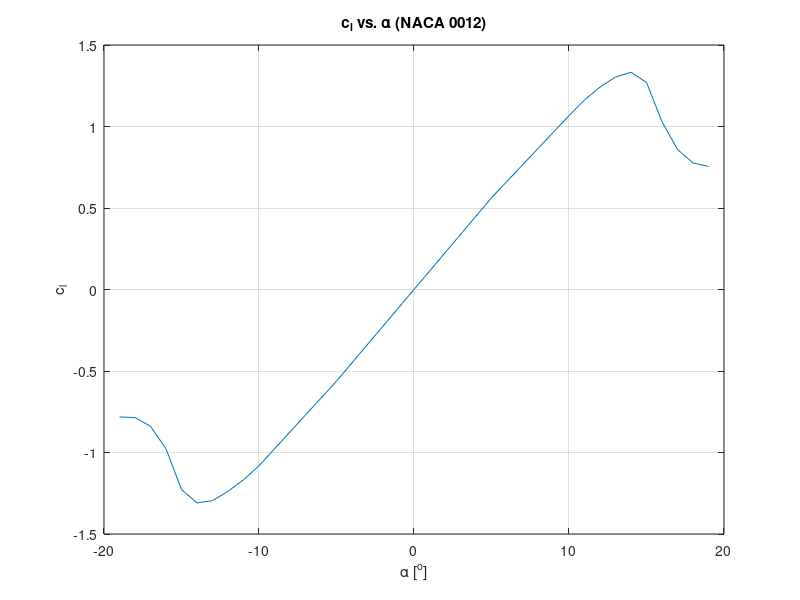
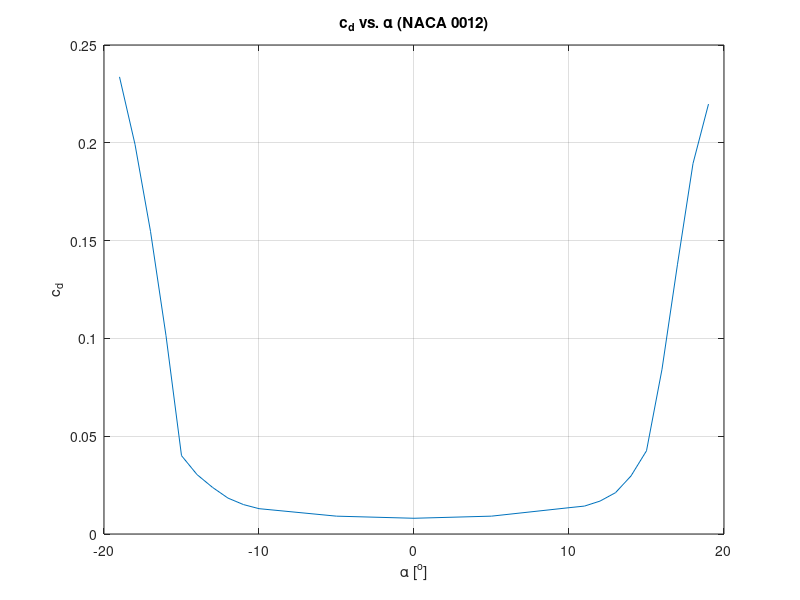
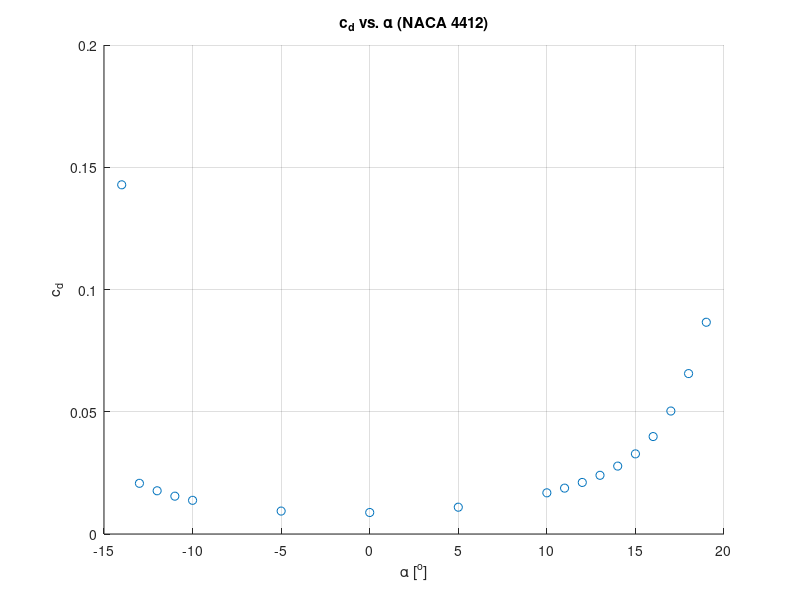
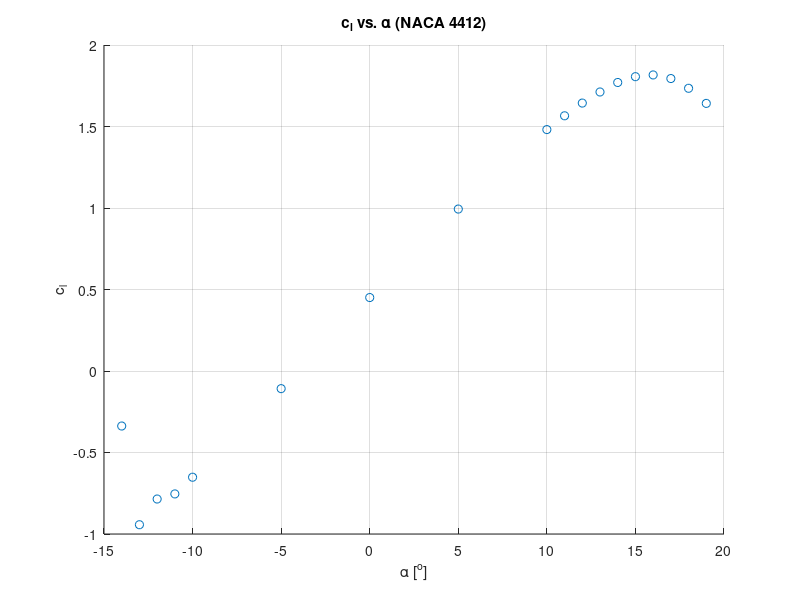

Source code (MATLAB) for these figures, in order:
close all
clear all
clc

%% 0012
alpha_0012 = [-19,-18,-17,-16,-15,-14,-13,-12,-11,-10,-5,0,5,10,11,12,13,14,15,16,17,18,19];
cd_0012 = [0.2337105340387045,0.1992141751368496,0.1547370787508896,0.1014119182341816,0.04007658407181494,...
    0.03038698615782057,0.02383889216719979,0.0183522195487355,0.01503545550721251,...
    0.01295209618140718,0.009123845112331101,0.008045517861030008,0.009130122649368876,...
    0.01344839314919336,0.01427565991329024,0.01682353049630615,0.02112554447742803,...
    0.02967744764380508,0.04255011459812982,0.08422166165516652,0.1379335913976333,...
    0.1893994078926131,0.2198012150782935];

cl_0012 = [-0.781540551272112,-0.785735036232128,-0.8393255207040846,-0.9773952183982904,-1.226892596977155,...
    -1.309256911615563,-1.29524407311504,-1.238362342947007,-1.167257607072284,...
    -1.081448727086717,-0.5620608195351237,1.376686499713053e-05,0.5627278660536101,...
    1.066439290421064,1.163220247461734,1.2419530348268,1.303570667861422,...
    1.332339819056809,1.270349480945173,1.029918553325691,0.8589191752226665,...
    0.7765488963439123,0.7553405056361602];

[m,i] = max(cl_0012);
alpha_max = alpha_0012(i)

figure
plot(alpha_0012,cl_0012);
title('c_l vs. \alpha (NACA 0012)');
xlabel('\alpha [^o]');
ylabel('c_l');
grid on

figure;
plot(alpha_0012,cd_0012);
title('c_d vs. \alpha (NACA 0012)');
xlabel('\alpha [^o]');
ylabel('c_d');
grid on

%% 4412
alpha_4412 = [-14,-13,-12,-11,-10,-5,0,5,10,11,12,13,14,15,16,17,18,19];
cd_4412 = [1.4282e-01,0.02073076643159273,0.01767855307460986,0.01547303522582487,0.01377412898842629,0.009381659866295014,0.008793028454155569,0.01096556892345338,0.01683960282337137,...
    0.01876163964688405,0.02108857377865559,0.02400691016242693,0.02777651020766859,...
    0.03277405629810845,0.03985510086127499,0.05029590045398332,0.06561035807816647,0.08660674705991066];

cl_4412 = [-3.3753e-01,-0.9430503018622019,-0.7853831598337898,-0.7540753173645084,-0.6516564430908525,-0.1082330534335235,...
0.4506702181159217,0.9935467878629578,1.481127883792234,1.565719443376207,...
    1.643780812914462,1.711741952825375,1.770038731859387,1.805678612563073,...
    1.81630391168042,1.794203706947779,1.734461001935516,1.641811407770212];

figure;
scatter(alpha_4412,cd_4412);
title('c_d vs. \alpha (NACA 4412)');
xlabel('\alpha [^o]');
ylabel('c_d');
grid on

figure;
scatter(alpha_4412,cl_4412);
title('c_l vs. \alpha (NACA 4412)');
xlabel('\alpha [^o]');
ylabel('c_l');
grid on